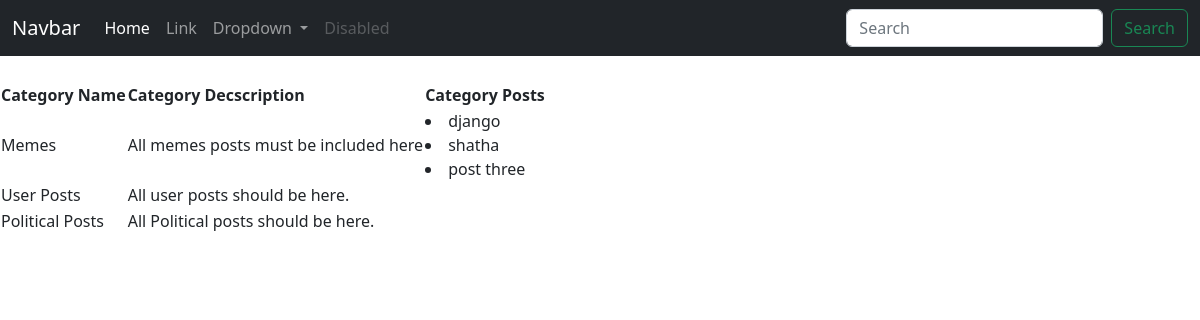
The app's page /posts/categories/ with its own data.
### posts/models.py (models this page shows, shortened)
class Category(models.Model):
    catName = models.CharField(max_length = 20)
    catDesc = models.TextField()

class Post(models.Model):
    title = models.CharField(max_length = 20)
    content = models.TextField()
    category = models.ForeignKey(Category, on_delete = models.CASCADE)

### posts/views.py (the view)
# urls.py: path('categories/', views.getCategories, name='categories'),
def getCategories(request):
    categories = Category.objects.all()
    context = {'categories': categories}
    return render(request, 'categories/categories.html', context)

### posts/templates/categories/categories.html
{% extends '../master.html' %}
{% block contents %}
    <table>
        <theader>
            <th>
                <tr>
                    <th>Category Name</th>
                    <th>Category Decscription</th>
                    <th>Category Posts</th>
                </tr>
            </th>
            {% for category in categories%}
                <tr>
                    <td>{{category.catName}}</td>
                    <td>{{category.catDesc}}</td>
                    <td>
                        {% for post in category.post_set.all%}
                            <li>{{post.title}}</li>
                        {% endfor %}
                    </td>
                </tr>
            {% endfor %}
        </theader>
    </table>
{% endblock contents %}

### posts/templates/master.html (shortened to what this page needs)
<!doctype html>
<html lang="en">
  <head>
    <link href="https://cdn.jsdelivr.net/npm/bootstrap@5.2.2/dist/css/bootstrap.min.css" rel="stylesheet">
  </head>
  <body>
    <nav class="navbar navbar-expand-lg navbar-dark bg-dark">
        <div class="container-fluid">
          <a class="navbar-brand" href="#">Navbar</a>
          <div class="collapse navbar-collapse" id="navbarSupportedContent">
            <ul class="navbar-nav me-auto mb-2 mb-lg-0">
              <li class="nav-item">
                <a class="nav-link active" aria-current="page" href="#">Home</a>
              </li>
              <li class="nav-item">
                <a class="nav-link" href="#">Link</a>
              </li>
              <li class="nav-item dropdown">
                <a class="nav-link dropdown-toggle" href="#" role="button" data-bs-toggle="dropdown" aria-expanded="false">
                  Dropdown
                </a>
              </li>
              <li class="nav-item">
                <a class="nav-link disabled">Disabled</a>
              </li>
            </ul>
            <form class="d-flex" role="search">
              <input class="form-control me-2" type="search" placeholder="Search" aria-label="Search">
              <button class="btn btn-outline-success" type="submit">Search</button>
            </form>
          </div>
        </div>
      </nav>
    <br>
    {% block contents %}{% endblock contents %}
    <br>
  </body>
</html>

### records on screen
Category: catName "Memes", catDesc "All memes posts must be included here"
Post: title "django"
Post: title "shatha"
Post: title "post three"
Category: catName "User Posts", catDesc "All user posts should be here."
Category: catName "Political Posts", catDesc "All Political posts should be here."
